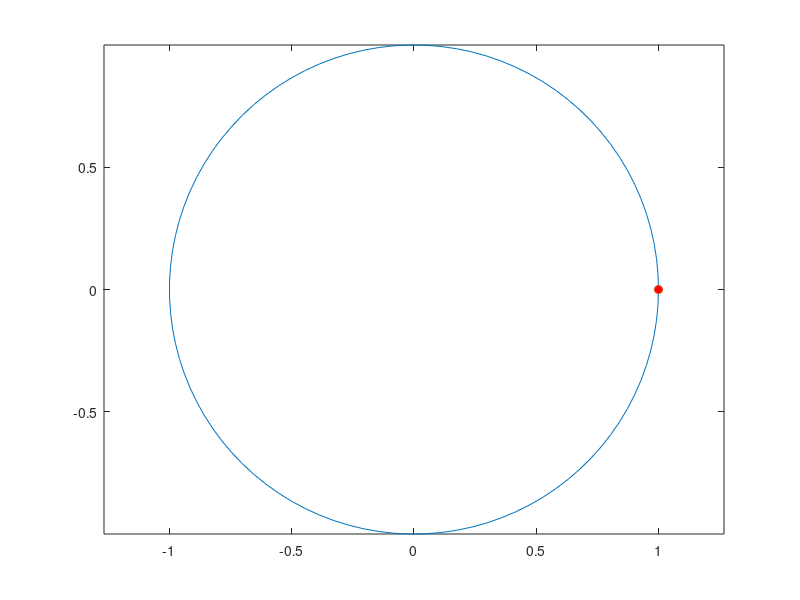

Here is the MATLAB script that generated this plot: (Note: this script raises an error after producing the figure.)
function example_3()

%% パラメータ
r = 1;  % 半径

%% アニメーションに使うデータを作成
theta = linspace(0, 2*pi);
x = r * cos(theta);
y = r * sin(theta);

%% アニメ化
plot(x,y);
hold on

p = plot(x(1), y(1), 'o','MarkerFaceColor','red');
hold off

axis equal

for i = 2:length(theta)
    p.XData = x(i);
    p.YData = y(i);
    drawnow
end

end